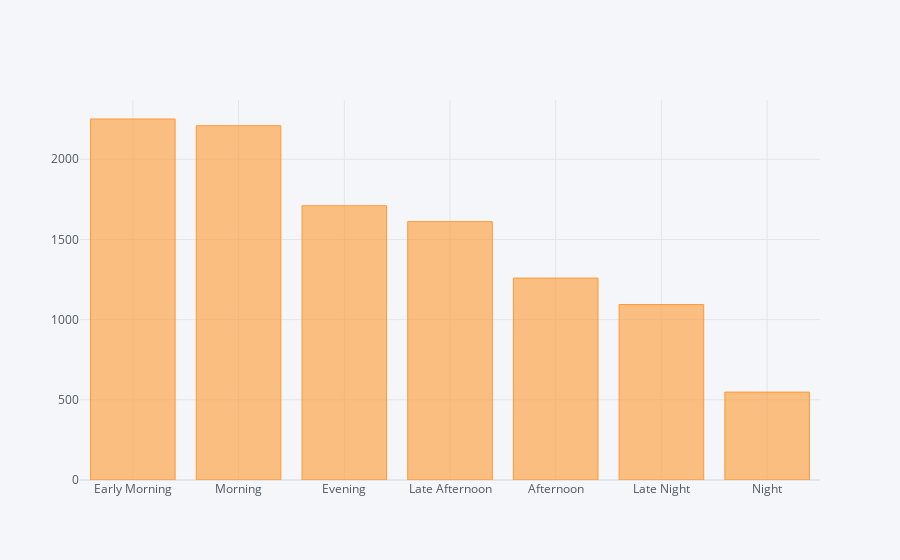

The notebook cell this image was saved under:
### Markdown cell above
- `go_offline` from `cufflinks.offline` is required to set the plotly plot for offline access within the Jupyter notebook.
- `plot` helps to create matplotlib like visualizations. Creates Plotly plot as an HTML file. It renders the plot offline.
- `iplot` helps to create interactive visualizations (creates javascript plot). Specifically designed for use in Jupyter notebook.
- `init_notebook_mode(connected=True)` helps to initialize the interactive plotting mode in the Jupyter notebook. By setting `connected=True`, plots will be rendered using the Plotly cloud service, which allows for interactive features and better rendering. If set to `connected=False`, the plots will be rendered locally without connecting to Plotly's cloud service.
- `cf.go_offline()` helps to render plots locally within the environment where the code is executed (Jupyter notebook) without requiring an internet connection.

### Code cell
data['Dep_Time_Hour'].apply(flight_dep_time).value_counts().iplot(kind='bar')

### Figure 1 — Plotly figure (JSON) as saved in the notebook; plotly's stock layout.template omitted (floating-point values rounded to 4 significant figures)
{"data": [{"marker": {"color": "rgba(255, 153, 51, 0.6)", "line": {"color": "rgba(255, 153, 51, 1.0)", "width": 1}}, "name": "count", "orientation": "v", "text": "", "type": "bar", "x": ["Early Morning", "Morning", "Evening", "Late Afternoon", "Afternoon", "Late Night", "Night"], "y": [2251, 2209, 1710, 1611, 1259, 1094, 548]}], "layout": {"autosize": true, "legend": {"bgcolor": "#F5F6F9", "font": {"color": "#4D5663"}}, "paper_bgcolor": "#F5F6F9", "plot_bgcolor": "#F5F6F9", "title": {"font": {"color": "#4D5663"}}, "xaxis": {"autorange": true, "gridcolor": "#E1E5ED", "range": [-0.5, 6.5], "showgrid": true, "tickfont": {"color": "#4D5663"}, "title": {"font": {"color": "#4D5663"}, "text": ""}, "type": "category", "zerolinecolor": "#E1E5ED"}, "yaxis": {"autorange": true, "gridcolor": "#E1E5ED", "range": [0, 2369.0], "showgrid": true, "tickfont": {"color": "#4D5663"}, "title": {"font": {"color": "#4D5663"}, "text": ""}, "type": "linear", "zerolinecolor": "#E1E5ED"}}}
